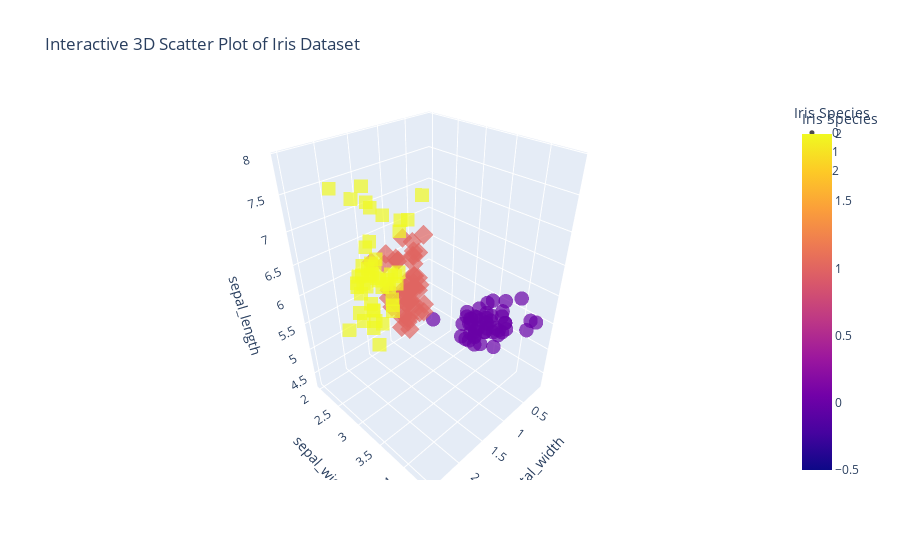

The notebook cell this image was saved under:
### Code cell
import seaborn as sns
import plotly.express as px
from sklearn.preprocessing import LabelEncoder

label_encoder = LabelEncoder()
iris_df = sns.load_dataset("iris")
iris_df['target'] = label_encoder.fit_transform(iris_df['species'])

# Create an interactive 3D scatter plot using Plotly
fig = px.scatter_3d(iris_df, x='petal_width', y='sepal_width', z='sepal_length',
                    color='target', symbol='target', opacity=0.7,
                    title='Interactive 3D Scatter Plot of Iris Dataset',
                    labels={'target': 'Iris Species'})

fig.update_traces(marker=dict(size=5))
fig.show()

### Figure 1 — Plotly figure (JSON) as saved in the notebook; plotly's stock layout.template omitted (floating-point values rounded to 4 significant figures)
{"data": [{"hovertemplate": "Iris Species=%{marker.color}<br>petal_width=%{x}<br>sepal_width=%{y}<br>sepal_length=%{z}<extra></extra>", "legendgroup": "0", "marker": {"color": [0, 0, 0, 0, 0, 0, 0, 0, 0, 0, 0, 0, 0, 0, 0, 0, 0, 0, 0, 0, 0, 0, 0, 0, 0, 0, 0, 0, 0, 0, 0, 0, 0, 0, 0, 0, 0, 0, 0, 0, 0, 0, 0, 0, 0, 0, 0, 0, 0, 0], "coloraxis": "coloraxis", "opacity": 0.7, "size": 5, "symbol": "circle"}, "mode": "markers", "name": "0", "scene": "scene", "showlegend": true, "type": "scatter3d", "x": [0.2, 0.2, 0.2, 0.2, 0.2, 0.4, 0.3, 0.2, 0.2, 0.1, 0.2, 0.2, 0.1, 0.1, 0.2, 0.4, 0.4, 0.3, 0.3, 0.3, 0.2, 0.4, 0.2, 0.5, 0.2, 0.2, 0.4, 0.2, 0.2, 0.2, 0.2, 0.4, 0.1, 0.2, 0.2, 0.2, 0.2, 0.1, 0.2, 0.2, 0.3, 0.3, 0.2, 0.6, 0.4, 0.3, 0.2, 0.2, 0.2, 0.2], "y": [3.5, 3, 3.2, 3.1, 3.6, 3.9, 3.4, 3.4, 2.9, 3.1, 3.7, 3.4, 3, 3, 4, 4.4, 3.9, 3.5, 3.8, 3.8, 3.4, 3.7, 3.6, 3.3, 3.4, 3, 3.4, 3.5, 3.4, 3.2, 3.1, 3.4, 4.1, 4.2, 3.1, 3.2, 3.5, 3.6, 3, 3.4, 3.5, 2.3, 3.2, 3.5, 3.8, 3, 3.8, 3.2, 3.7, 3.3], "z": [5.1, 4.9, 4.7, 4.6, 5, 5.4, 4.6, 5, 4.4, 4.9, 5.4, 4.8, 4.8, 4.3, 5.8, 5.7, 5.4, 5.1, 5.7, 5.1, 5.4, 5.1, 4.6, 5.1, 4.8, 5, 5, 5.2, 5.2, 4.7, 4.8, 5.4, 5.2, 5.5, 4.9, 5, 5.5, 4.9, 4.4, 5.1, 5, 4.5, 4.4, 5, 5.1, 4.8, 5.1, 4.6, 5.3, 5]}, {"hovertemplate": "Iris Species=%{marker.color}<br>petal_width=%{x}<br>sepal_width=%{y}<br>sepal_length=%{z}<extra></extra>", "legendgroup": "1", "marker": {"color": [1, 1, 1, 1, 1, 1, 1, 1, 1, 1, 1, 1, 1, 1, 1, 1, 1, 1, 1, 1, 1, 1, 1, 1, 1, 1, 1, 1, 1, 1, 1, 1, 1, 1, 1, 1, 1, 1, 1, 1, 1, 1, 1, 1, 1, 1, 1, 1, 1, 1], "coloraxis": "coloraxis", "opacity": 0.7, "size": 5, "symbol": "diamond"}, "mode": "markers", "name": "1", "scene": "scene", "showlegend": true, "type": "scatter3d", "x": [1.4, 1.5, 1.5, 1.3, 1.5, 1.3, 1.6, 1, 1.3, 1.4, 1, 1.5, 1, 1.4, 1.3, 1.4, 1.5, 1, 1.5, 1.1, 1.8, 1.3, 1.5, 1.2, 1.3, 1.4, 1.4, 1.7, 1.5, 1, 1.1, 1, 1.2, 1.6, 1.5, 1.6, 1.5, 1.3, 1.3, 1.3, 1.2, 1.4, 1.2, 1, 1.3, 1.2, 1.3, 1.3, 1.1, 1.3], "y": [3.2, 3.2, 3.1, 2.3, 2.8, 2.8, 3.3, 2.4, 2.9, 2.7, 2, 3, 2.2, 2.9, 2.9, 3.1, 3, 2.7, 2.2, 2.5, 3.2, 2.8, 2.5, 2.8, 2.9, 3, 2.8, 3, 2.9, 2.6, 2.4, 2.4, 2.7, 2.7, 3, 3.4, 3.1, 2.3, 3, 2.5, 2.6, 3, 2.6, 2.3, 2.7, 3, 2.9, 2.9, 2.5, 2.8], "z": [7, 6.4, 6.9, 5.5, 6.5, 5.7, 6.3, 4.9, 6.6, 5.2, 5, 5.9, 6, 6.1, 5.6, 6.7, 5.6, 5.8, 6.2, 5.6, 5.9, 6.1, 6.3, 6.1, 6.4, 6.6, 6.8, 6.7, 6, 5.7, 5.5, 5.5, 5.8, 6, 5.4, 6, 6.7, 6.3, 5.6, 5.5, 5.5, 6.1, 5.8, 5, 5.6, 5.7, 5.7, 6.2, 5.1, 5.7]}, {"hovertemplate": "Iris Species=%{marker.color}<br>petal_width=%{x}<br>sepal_width=%{y}<br>sepal_length=%{z}<extra></extra>", "legendgroup": "2", "marker": {"color": [2, 2, 2, 2, 2, 2, 2, 2, 2, 2, 2, 2, 2, 2, 2, 2, 2, 2, 2, 2, 2, 2, 2, 2, 2, 2, 2, 2, 2, 2, 2, 2, 2, 2, 2, 2, 2, 2, 2, 2, 2, 2, 2, 2, 2, 2, 2, 2, 2, 2], "coloraxis": "coloraxis", "opacity": 0.7, "size": 5, "symbol": "square"}, "mode": "markers", "name": "2", "scene": "scene", "showlegend": true, "type": "scatter3d", "x": [2.5, 1.9, 2.1, 1.8, 2.2, 2.1, 1.7, 1.8, 1.8, 2.5, 2, 1.9, 2.1, 2, 2.4, 2.3, 1.8, 2.2, 2.3, 1.5, 2.3, 2, 2, 1.8, 2.1, 1.8, 1.8, 1.8, 2.1, 1.6, 1.9, 2, 2.2, 1.5, 1.4, 2.3, 2.4, 1.8, 1.8, 2.1, 2.4, 2.3, 1.9, 2.3, 2.5, 2.3, 1.9, 2, 2.3, 1.8], "y": [3.3, 2.7, 3, 2.9, 3, 3, 2.5, 2.9, 2.5, 3.6, 3.2, 2.7, 3, 2.5, 2.8, 3.2, 3, 3.8, 2.6, 2.2, 3.2, 2.8, 2.8, 2.7, 3.3, 3.2, 2.8, 3, 2.8, 3, 2.8, 3.8, 2.8, 2.8, 2.6, 3, 3.4, 3.1, 3, 3.1, 3.1, 3.1, 2.7, 3.2, 3.3, 3, 2.5, 3, 3.4, 3], "z": [6.3, 5.8, 7.1, 6.3, 6.5, 7.6, 4.9, 7.3, 6.7, 7.2, 6.5, 6.4, 6.8, 5.7, 5.8, 6.4, 6.5, 7.7, 7.7, 6, 6.9, 5.6, 7.7, 6.3, 6.7, 7.2, 6.2, 6.1, 6.4, 7.2, 7.4, 7.9, 6.4, 6.3, 6.1, 7.7, 6.3, 6.4, 6, 6.9, 6.7, 6.9, 5.8, 6.8, 6.7, 6.7, 6.3, 6.5, 6.2, 5.9]}], "layout": {"coloraxis": {"colorbar": {"title": {"text": "Iris Species"}}, "colorscale": [[0, "#0d0887"], [0.1111, "#46039f"], [0.2222, "#7201a8"], [0.3333, "#9c179e"], [0.4444, "#bd3786"], [0.5556, "#d8576b"], [0.6667, "#ed7953"], [0.7778, "#fb9f3a"], [0.8889, "#fdca26"], [1, "#f0f921"]]}, "legend": {"title": {"text": "Iris Species"}, "tracegroupgap": 0}, "scene": {"domain": {"x": [0, 1], "y": [0, 1]}, "xaxis": {"title": {"text": "petal_width"}}, "yaxis": {"title": {"text": "sepal_width"}}, "zaxis": {"title": {"text": "sepal_length"}}}, "title": {"text": "Interactive 3D Scatter Plot of Iris Dataset"}}}
